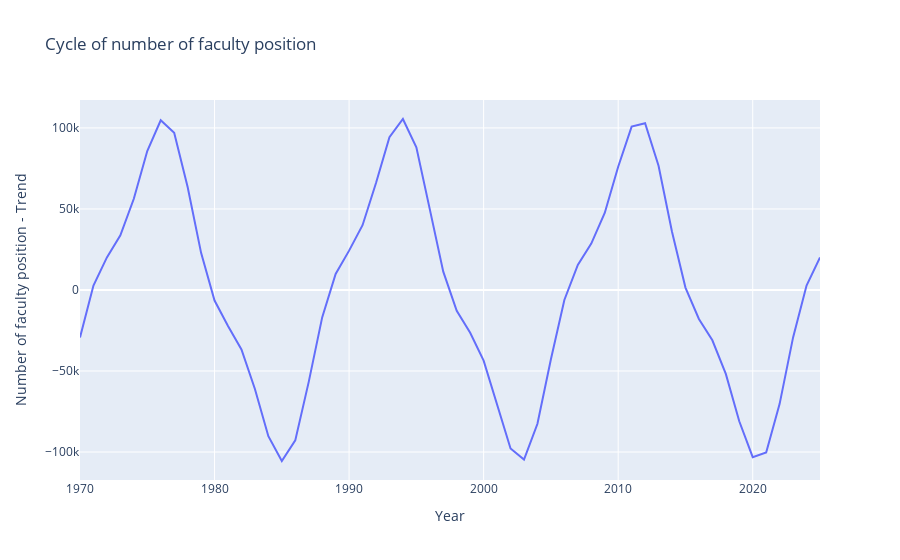

The notebook cell this image was saved under:
### Code cell
import analysis_classes as analysis
tsr=analysis.PredictiveRegression()

df_for_trend=pd.read_csv('../data-collection/data_interpolated.csv')[['year','faculty']].dropna()

results = tsr.time_series_regression(df_for_trend['year'],df_for_trend['faculty'])
plot_data = results['plot_data'].sort_values(by='time')
fig = px.line(
    plot_data, x='time', y='cycle',
    title="Cycle of number of faculty position",
    labels={
        'time': "Year",
        'cycle': "Number of faculty position - Trend",
        'Line': ''
    }
)
fig.show()

### Figure 1 — Plotly figure (JSON) as saved in the notebook; plotly's stock layout.template omitted (floating-point values rounded to 4 significant figures)
{"data": [{"hovertemplate": "Year=%{x}<br>Number of faculty position - Trend=%{y}<extra></extra>", "legendgroup": "", "line": {"color": "#636efa", "dash": "solid"}, "marker": {"symbol": "circle"}, "mode": "lines", "name": "", "orientation": "v", "showlegend": false, "type": "scatter", "x": [1970, 1971, 1972, 1973, 1974, 1975, 1976, 1977, 1978, 1979, 1980, 1981, 1982, 1983, 1984, 1985, 1986, 1987, 1988, 1989, 1990, 1991, 1992, 1993, 1994, 1995, 1996, 1997, 1998, 1999, 2000, 2001, 2002, 2003, 2004, 2005, 2006, 2007, 2008, 2009, 2010, 2011, 2012, 2013, 2014, 2015, 2016, 2017, 2018, 2019, 2020, 2021, 2022, 2023, 2024, 2025], "xaxis": "x", "y": [-29280.0, 2749.0, 20100.0, 33730.0, 56310.0, 85750.0, 104700.0, 96950.0, 63590.0, 22920.0, -6524.0, -22200.0, -36690.0, -61070.0, -90200.0, -105500.0, -92820.0, -56700.0, -16920.0, 9876.0, 24270.0, 39970.0, 66010.0, 94260.0, 105500.0, 88010.0, 49730.0, 11320.0, -12850.0, -26390.0, -43580.0, -71030.0, -97830.0, -104600.0, -82580.0, -42770.0, -6168.0, 15500.0, 28630.0, 47520.0, 76060.0, 100800.0, 102900.0, 76630.0, 35920.0, 1477.0, -17890.0, -31060.0, -51770.0, -81000.0, -103100.0, -100300.0, -70260.0, -29280.0, 2749.0, 20100.0], "yaxis": "y"}], "layout": {"legend": {"tracegroupgap": 0}, "title": {"text": "Cycle of number of faculty position"}, "xaxis": {"anchor": "y", "domain": [0, 1], "title": {"text": "Year"}}, "yaxis": {"anchor": "x", "domain": [0, 1], "title": {"text": "Number of faculty position - Trend"}}}}
